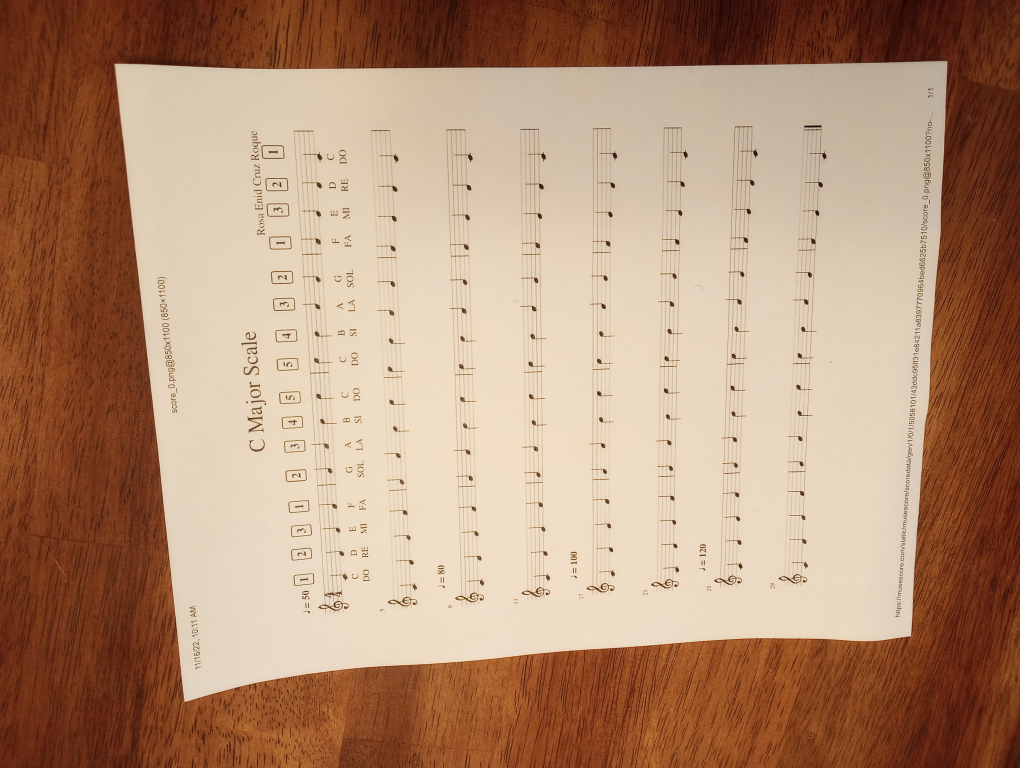
#> input picture images/1.jpg, 4080 x 3072 px (shown at 1/4 size)
$ python -i interpretMusic.py   (imports and definitions only)
#> lines starting #> are read from the running program, lines starting #| are printed output that depends on the picture
import cv2
import numpy as np
import os

# given the top and bottom lines of a staff, and the location of a note within those lines, return the letter of the note
# [16 lines left out: function getNoteLetter, not called in this run]

# Function for the sorting of lines
def lines_sort_function(e):
    return float(e[0][1] + e[1][1])/2

# For staff line grouping
def euclid_distance(line_one, line_two):
    return np.sqrt(np.sum((line_one - line_two) ** 2, axis=0))

# primary function so we can use it in other scripts
def findLines(input_image_name:str):
#> called with input_image_name = 'images/1.jpg'
    SIGMA_BLUR = 1.0
    # adjustable parameters to fine tune the edge detector
    MIN_EDGES_FRACTION = 0.04
    MAX_EDGES_FRACTION = 0.06
    # kind of a throwaway parameter, with the below, the only lines detected are the staff lines
    MIN_HOUGH_VOTES_FRACTION = 0.10
    # only look for really long continuous lines (really reliably picks out the staff lines and nothing else)
    MIN_LINE_LENGTH_FRACTION = 0.75
    # adjustable parameter to allow lines to be detected with discontinuities (up to this times the image width)
    MAX_LINE_GAP_FRACTION = 0.02

    # create a directory for the output images in this file if one doesn't exist
    if not os.path.exists("./test_images/"):
        os.mkdir("./test_images/")

    # read in the raw image with the page of sheet music
    raw_image = cv2.imread(input_image_name)
#> raw_image is the input picture: shape (3072, 4080, 3); mean B, G, R 117.7, 143.8, 179.6
    annotated_image = raw_image.copy()
    raw_image_height, raw_image_width, _ = raw_image.shape

    # convert image to grayscale
    gray_image = cv2.cvtColor(raw_image, cv2.COLOR_BGR2GRAY)
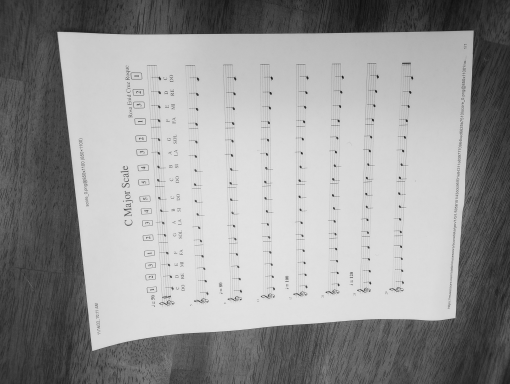
#> gray_image: shape (3072, 4080) (shown at 1/8 size); min 6, max 244, mean 151.6

    # [12 lines of commented-out code are left out]
    _, thresh_image = cv2.threshold(gray_image,250,255,cv2.THRESH_BINARY_INV + cv2.THRESH_BINARY)
#> thresh_image: shape (3072, 4080); every value is 255

    # create a simple kernel that is a square 0.1% the width of the image
    kernelSize = int(max((2, 0.001*thresh_image.shape[1])))
    kernelShape = (kernelSize,kernelSize)
    kernel = cv2.getStructuringElement(cv2.MORPH_RECT, kernelShape)

    # # perform a morphological operations on the image to clean up small noise
    # thresh_image = cv2.morphologyEx(thresh_image, cv2.MORPH_CLOSE, kernel)
    thresh_image = cv2.morphologyEx(thresh_image, cv2.MORPH_OPEN, kernel)

    # use the thresholded image to throw out the background of the raw image for better line detection
    gray_image[thresh_image == 0] = 0

    cv2.imwrite("./test_images/thresholded_image.jpg", thresh_image)
    cv2.imwrite("./test_images/annotated_image.jpg", gray_image)

    # run the canny edge detector, adjusting the threshold until the number of edges
    # detected falls within the specified edge density
    thresh_canny = 1.0

    edge_image = cv2.Canny(
        image=gray_image,
        apertureSize=3,  # size of Sobel operator
        threshold1=thresh_canny,  # lower threshold
        threshold2=3*thresh_canny,  # upper threshold
        L2gradient=True  # use more accurate L2 norm
    )
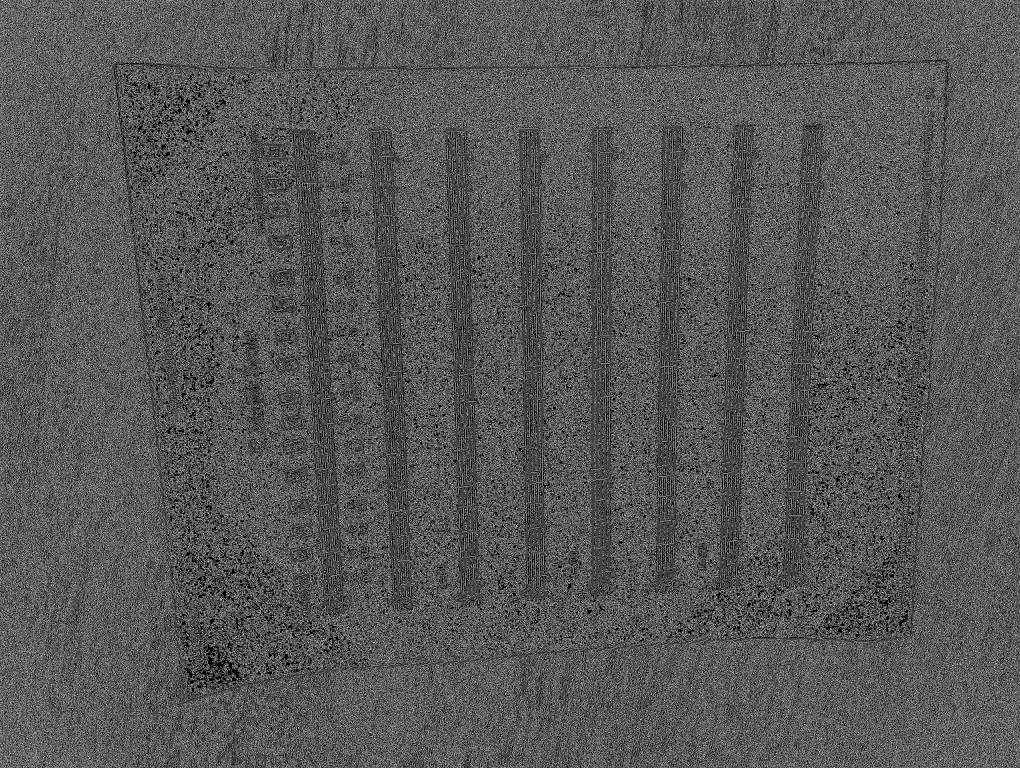
#> edge_image: shape (3072, 4080) (shown at 1/4 size); 34.1% white in thin lines or dots

    # print("Test1")
    while np.sum(edge_image)/255 < MIN_EDGES_FRACTION * (raw_image_width * raw_image_height):
        thresh_canny *= 0.9
        edge_image = cv2.Canny(
            image=gray_image,
            apertureSize=3,  # size of Sobel operator
            threshold1=thresh_canny,  # lower threshold
            threshold2=3*thresh_canny,  # upper threshold
            L2gradient=True  # use more accurate L2 norm
        )
        if(thresh_canny < 0.001):
            break
#> this loop made 0 passes
#> after the loop, thresh_canny = 1
    cv2.waitKey(0)

    while np.sum(edge_image)/255 > MAX_EDGES_FRACTION * (raw_image_width * raw_image_height):
        thresh_canny *= 1.1
#> thresh_canny = 1.1
        edge_image = cv2.Canny(
            image=gray_image,
            apertureSize=3,  # size of Sobel operator
            threshold1=thresh_canny,  # lower threshold
            threshold2=3*thresh_canny,  # upper threshold
            L2gradient=True  # use more accurate L2 norm
        )
#> edge_image: shape (3072, 4080); 34% white in thin lines or dots
        cv2.imshow("Test2", edge_image)
    cv2.waitKey(0)

    cv2.imwrite("./test_images/detected_edges.jpg", edge_image)

    # output shape is N, 2, 2 where N is the number of lines detected, each one having two endpoints with their own dimension (simplifies line printing later)
    houghLines = cv2.HoughLinesP(
        image=edge_image,
        rho=1,
        theta=np.pi/6, # reduce the number of angles to search through since lines will be nominally horizontal
        threshold=0, #int(edge_image.shape[1] * MIN_HOUGH_VOTES_FRACTION), NOTE: could reintroduce this, but given other parameters, the only lines detected are the ones we want
        lines=None,
        minLineLength=int(edge_image.shape[1] * MIN_LINE_LENGTH_FRACTION),
        maxLineGap=int(edge_image.shape[1] * MAX_LINE_GAP_FRACTION)
    ).squeeze().reshape(-1, 2, 2) # squeeze to remove unneccesary extra dimensions in the list, then reshape to put each endpoint in it's own array

    # Merges all lines that are within a range of each other
    SIMILARITY_THRESH = 5
    cleaned_lines = np.empty((0,2,2), np.int32)
    while 0 < len(houghLines):
        # Finds all lines that are similar to the current line and removes them from the list
        same_lines = np.empty((0,2,2))
        curr_line = houghLines[0]
        houghLines = np.delete(houghLines, 0, axis=0)
        for i, line in enumerate(houghLines):
            # Test if the euclidian distance between corresponding endpoints is less than the threshold and add to same_lines if so
            if (euclid_distance(curr_line, line) < SIMILARITY_THRESH).all():
                houghLines = np.delete(houghLines, i - same_lines.shape[0], axis=0)
                same_lines = np.vstack((same_lines, line.reshape((-1, 2, 2))))

        # Calculate the average of the similar lines and add to cleaned_lines
        new_line = np.int32((curr_line + np.sum(same_lines, axis=0)) / (same_lines.shape[0] + 1))
        cleaned_lines = np.vstack((cleaned_lines, new_line.reshape((-1, 2, 2))))

    # Group the lines into staff bounding boxes
    line_groups = np.empty((0, 5), dtype=np.int32)
    staff_boxes = np.empty((0, 4, 2), dtype=np.int32)

    # print the detected lines from the hough transform
    lines_image = raw_image.copy()

    for curr_line in cleaned_lines:
        # Create an array of tuples with the index, euclidean distance from the current line, and the y position of every line
        dists = np.array([
            (i, np.mean(euclid_distance(curr_line, line)), np.mean(line[:, 1])) for i, line in enumerate(cleaned_lines)
            ],
            dtype=[("i", int), ("dist", float), ("y", float)])
        # Get the indexes of the 5 smallest euclidean distance lines, sorted by their y position
        staff = np.array([i for i, _, _ in np.sort(np.sort(dists, order="dist")[:5], order="y")])

        # If it is a new staff, store and get the bounding box
        if staff not in line_groups:
            line_groups = np.vstack((line_groups, staff))
            staff_boxes = np.vstack((staff_boxes, cleaned_lines[staff[::4]].reshape(-1, 4, 2)))
            #Draw bounding box
            lines_image = cv2.rectangle(img=lines_image, pt1=staff_boxes[-1][0], pt2=staff_boxes[-1][3], color=(0, 0, 255), thickness=1)

    # sort the line array (staff lines) from top to bottom
    cleaned_lines_list = list(cleaned_lines)
    cleaned_lines_list = sorted(cleaned_lines_list, key=lines_sort_function)

    # Draw top/bottom lines
    # print("Line Count:", len(cleaned_lines_list))
    for line_count in range(len(cleaned_lines_list)):
        staff_line = int(line_count / 5)
        cv2.line(lines_image, cleaned_lines_list[line_count][0], cleaned_lines_list[line_count][1], (255, 0, 0), thickness=1, lineType=cv2.LINE_AA)
        if(line_count % 5 == 0):
            cv2.line(lines_image, cleaned_lines_list[line_count][0], cleaned_lines_list[line_count][1], (255, 0, 0), thickness=2, lineType=cv2.LINE_AA)
            cv2.line(lines_image, cleaned_lines_list[line_count + 4][0], cleaned_lines_list[line_count + 4][1], (0, 255, 0), thickness=2, lineType=cv2.LINE_AA)

    cv2.imwrite("./test_images/detected_lines.jpg", lines_image)
    cv2.waitKey(0)

    return cleaned_lines_list, line_groups, staff_boxes

# [14 lines left out: function scale_template_images, not called in this run]

>>> result = findLines('images/1.jpg')

$ run again, on images/2.jpg
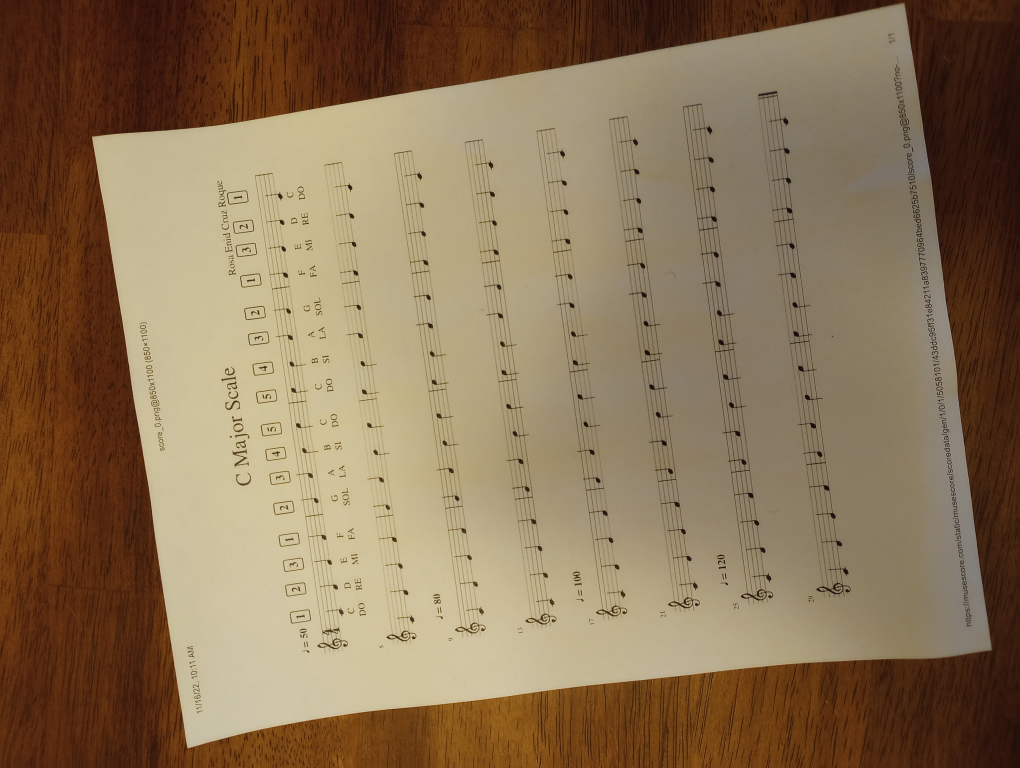
#> input picture images/2.jpg, 4080 x 3072 px (shown at 1/4 size)
#> in findLines, raw_image is the input picture: shape (3072, 4080, 3); mean B, G, R 85.9, 115.2, 138.3
#> in findLines, `gray_image = cv2.cvtColor(raw_image, cv2.COLOR_BGR2GRAY)`:
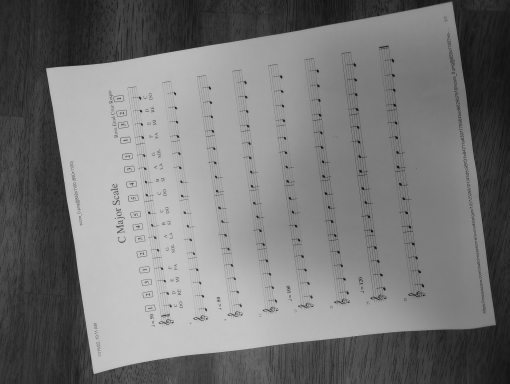
#> gray_image: shape (3072, 4080) (shown at 1/8 size); min 2, max 216, mean 118.8
#> thresh_image: shape (3072, 4080); every value is 255
#> in findLines, `edge_image = cv2.Canny( image=gray_image, apertureSize=3,`:
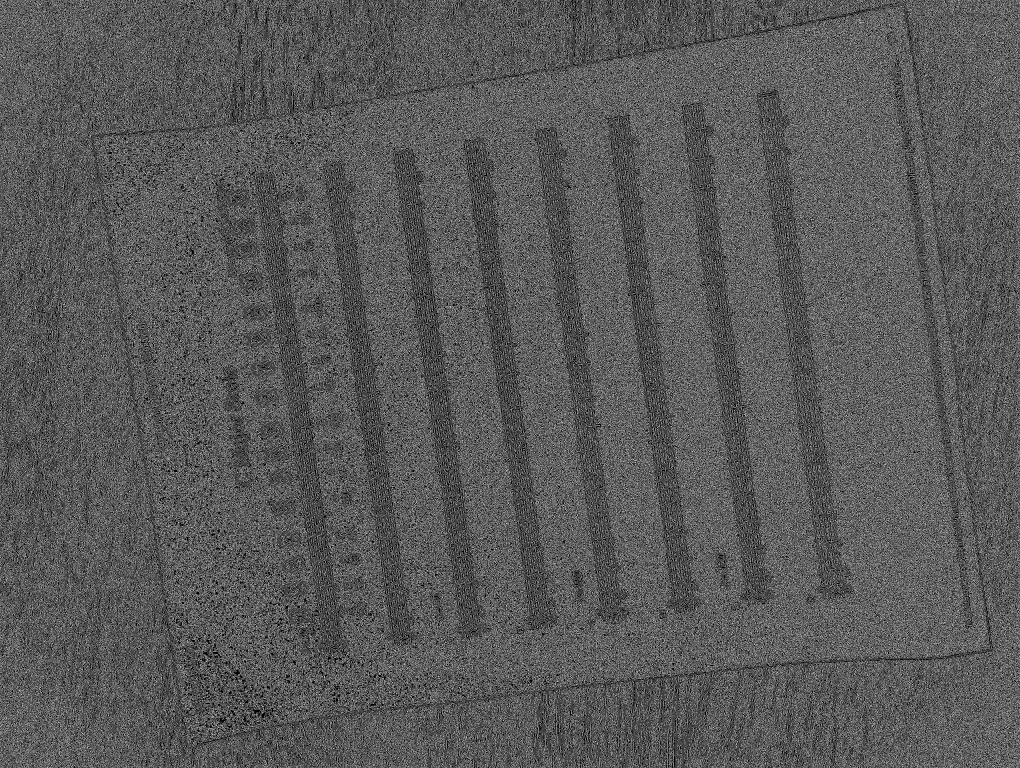
#> edge_image: shape (3072, 4080) (shown at 1/4 size); 35% white in thin lines or dots
#> after the loop in findLines, `while np.sum(edge_image)/255 < MIN_EDGES_FRACTION * (raw_image_width *..`: thresh_canny = 1
#> in findLines, `thresh_canny *= 1.1`: thresh_canny = 1.1

$ run again, on images/3.jpg
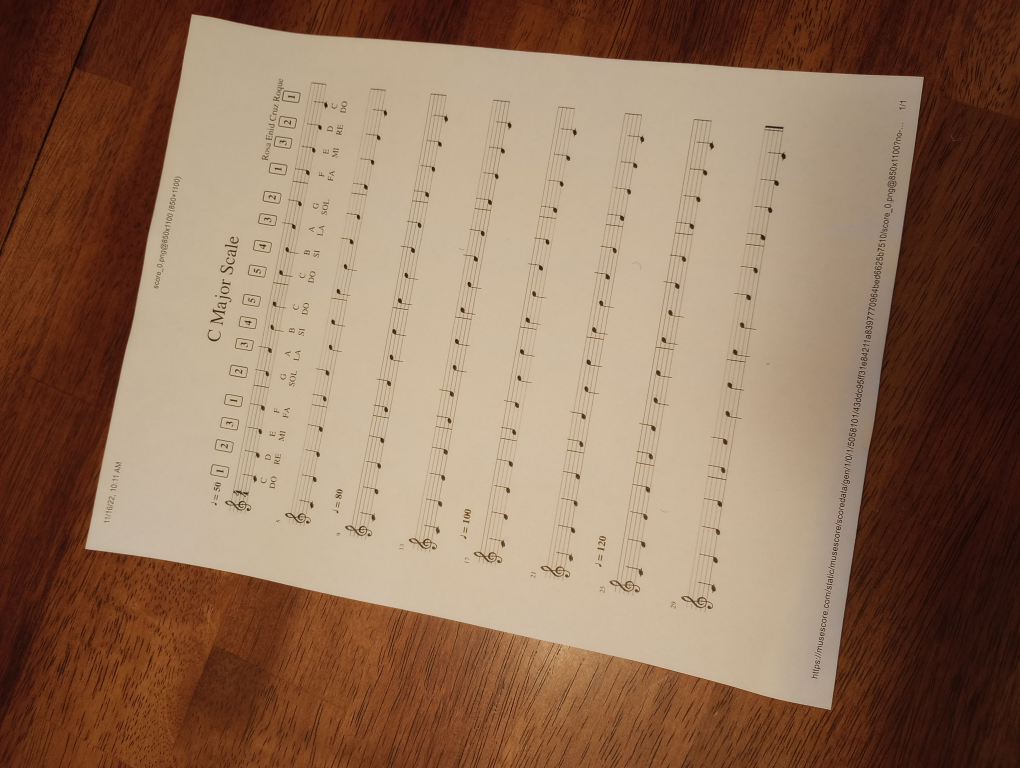
#> input picture images/3.jpg, 4080 x 3072 px (shown at 1/4 size)
#> in findLines, raw_image is the input picture: shape (3072, 4080, 3); mean B, G, R 90.6, 113.8, 145
#> in findLines, `gray_image = cv2.cvtColor(raw_image, cv2.COLOR_BGR2GRAY)`:
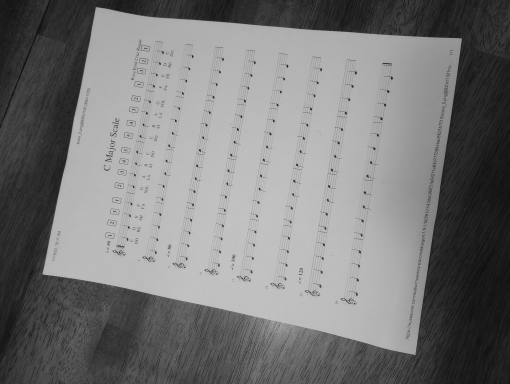
#> gray_image: shape (3072, 4080) (shown at 1/8 size); min 6, max 210, mean 120.5
#> thresh_image: shape (3072, 4080); every value is 255
#> in findLines, `edge_image = cv2.Canny( image=gray_image, apertureSize=3,`:
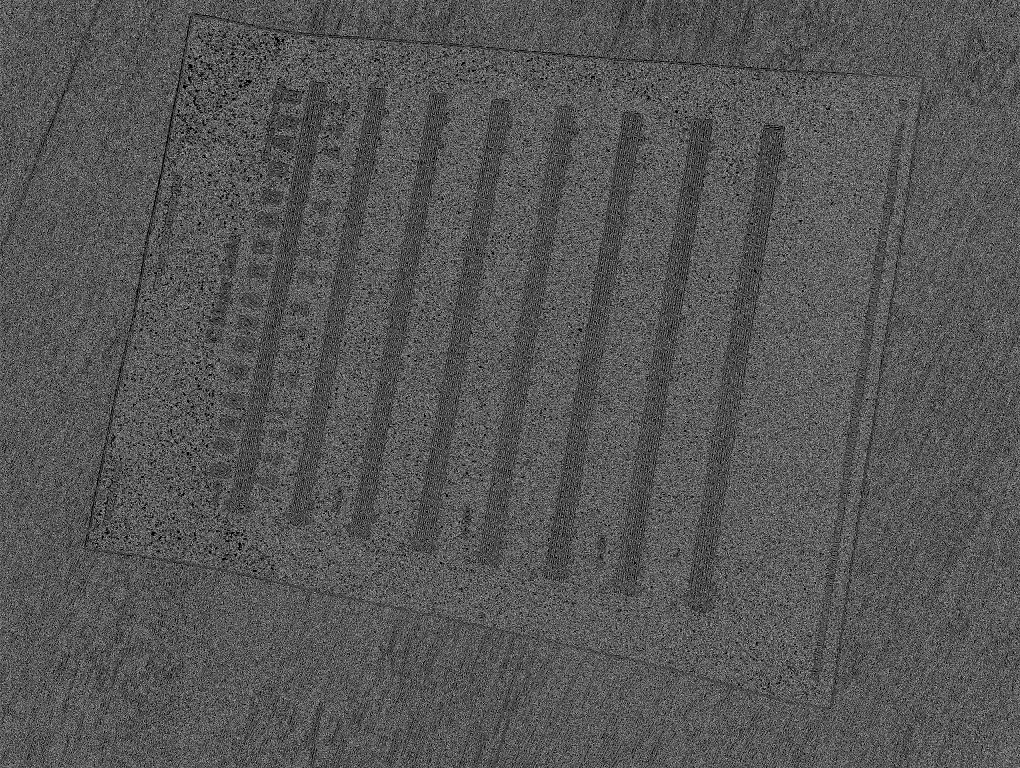
#> edge_image: shape (3072, 4080) (shown at 1/4 size); 33.8% white in thin lines or dots
#> after the loop in findLines, `while np.sum(edge_image)/255 < MIN_EDGES_FRACTION * (raw_image_width *..`: thresh_canny = 1
#> in findLines, `thresh_canny *= 1.1`: thresh_canny = 1.1
